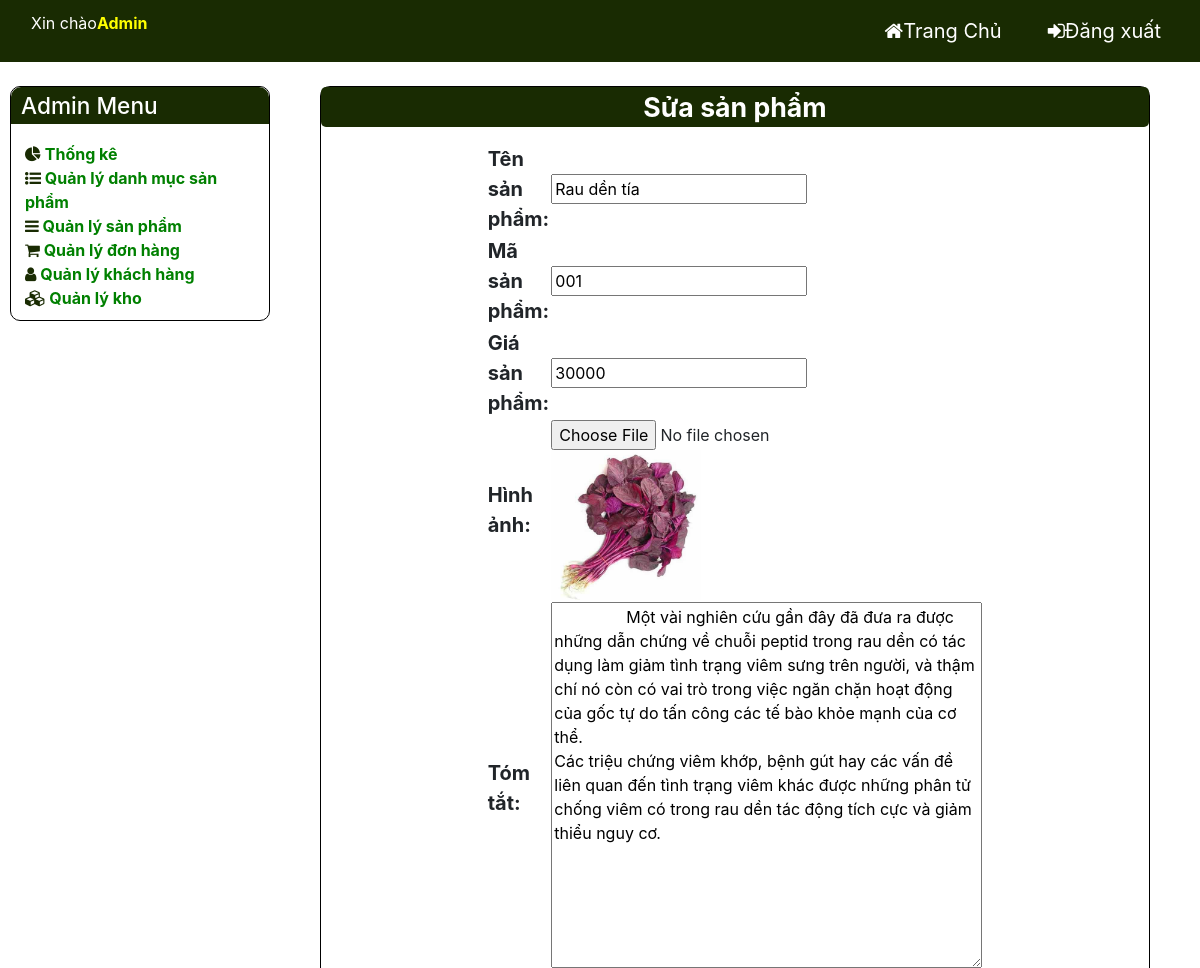
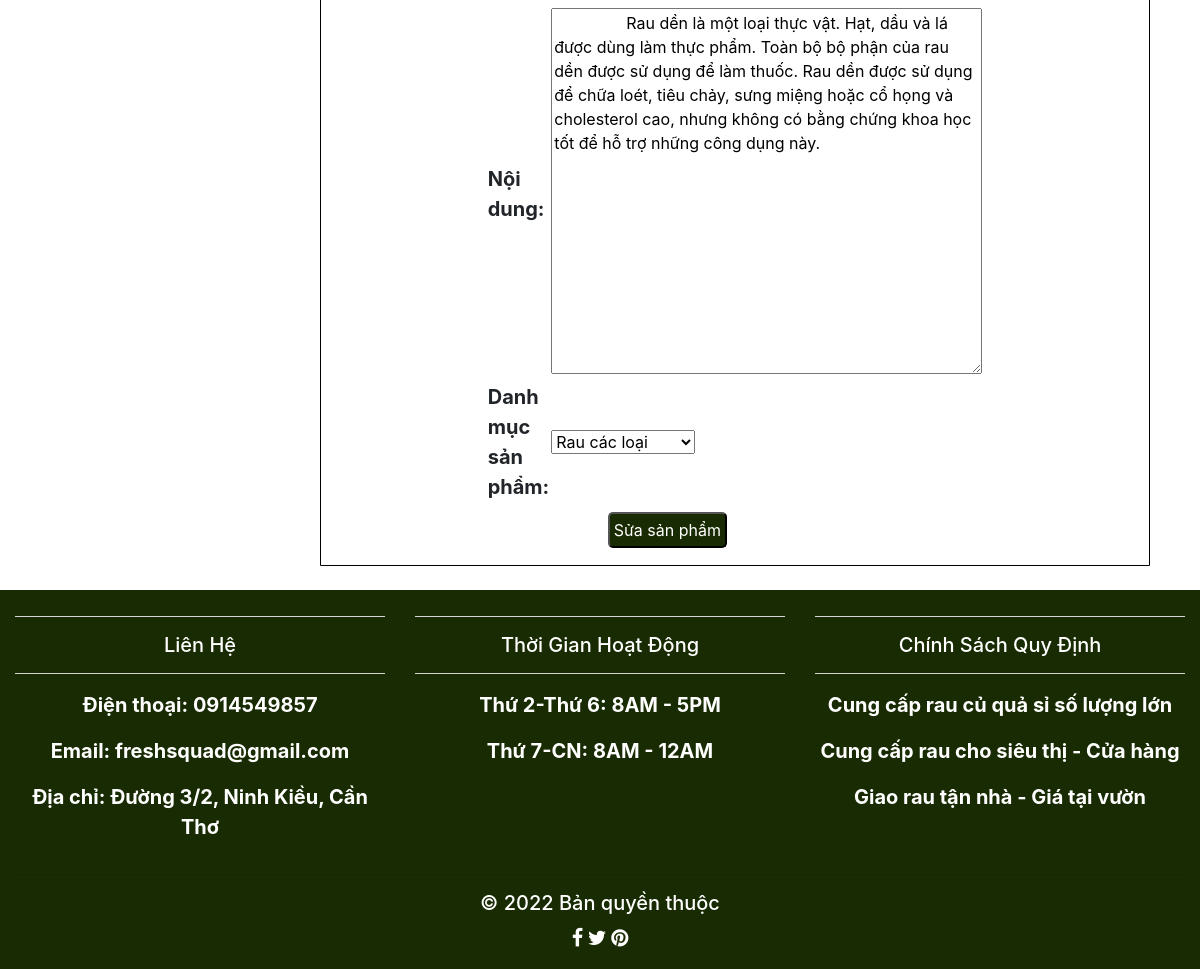
The page /web_mysqli/admincp/index.php?action=quanlysp&query=sua&idsanpham=1 (signed in) on the database its author committed (2 pictures, top to bottom).
### tables this page shows
CREATE TABLE `sanpham` (
  `Id_sanpham` int(4) NOT NULL,
  `tensanpham` varchar(250) NOT NULL,
  `masp` varchar(100) NOT NULL,
  `giasp` varchar(50) NOT NULL,
  `hinhanh` varchar(50) NOT NULL,
  `tomtat` text NOT NULL,
  `noidung` text NOT NULL,
  `Id_danhmuc` int(4) NOT NULL
);

### web_mysqli/admincp/modules/quanlysp/sua.php (the view, shortened to what this page needs)
<?php
$sql_sua_sp = "SELECT * FROM sanpham WHERE Id_sanpham = '$_GET[idsanpham]' LIMIT 1 ";
$query_sua_sp =  mysqli_query($mysqli, $sql_sua_sp);
?>
<p class="tieude1">Sửa sản phẩm</p>
<table width="50%" style="border-collapse:collapse ;">
    <?php
    while ($row = mysqli_fetch_array($query_sua_sp)) {
    ?>
        <form action="modules/quanlysp/xuly.php?idsanpham=<?php echo $row['Id_sanpham'] ?>" method="POST" enctype="multipart/form-data">
            <tr>
                <td class="tieude2">Tên sản phẩm:</td>
                <td><input type="text" value="<?php echo $row['tensanpham'] ?>" name="tensanpham"></td>
            </tr>
            <tr>
                <td class="tieude2">Mã sản phẩm:</td>
                <td><input type="text" value="<?php echo $row['masp'] ?>" name="masp"></td>
            </tr>
            <tr>
                <td class="tieude2">Giá sản phẩm:</td>
                <td><input type="text" value="<?php echo $row['giasp'] ?>" name="giasp"></td>
            </tr>
            <tr>
                <td class="tieude2">Hình ảnh:</td>
                <td><input type="file" name="hinhanh">
                    <img src="modules/quanlysp/uploads/<?php echo $row['hinhanh'] ?>" style="width: 150px;">
                </td>
            </tr>
            <tr>
                <td class="tieude2">Tóm tắt:</td>
                <td><textarea name="tomtat" rows="15" cols="40"> <?php echo $row['tomtat'] ?> </textarea></td>
            </tr>
            <tr>
                <td class="tieude2">Nội dung:</td>
                <td><textarea name="noidung" rows="15" cols="40"> <?php echo $row['noidung'] ?> </textarea></td>
            </tr>
            <tr>
                <td class="tieude2">Danh mục sản phẩm:</td>
                <td>
                    <select name="danhmuc">
                        <?php
                        $sql_danhmuc = "SELECT * FROM danhmuc ORDER BY Id_danhmuc DESC";
                        $query_danhmuc = mysqli_query($mysqli, $sql_danhmuc);
                        while ($row_danhmuc = mysqli_fetch_array($query_danhmuc)) {
                            if ($row_danhmuc['Id_danhmuc'] == $row['Id_danhmuc']) {
                        ?>
                                <option selected value="<?php echo $row_danhmuc['Id_danhmuc'] ?>"> <?php echo $row_danhmuc['tendanhmuc'] ?> </option>
                            <?php
                            } else {
                            ?>
                                <option value="<?php echo $row_danhmuc['Id_danhmuc'] ?> "><?php echo $row_danhmuc['tendanhmuc'] ?> </option>
                        <?php
                            }
                        }
                        ?>
                    </select>
                </td>
            </tr>
            <tr>
            <tr>
                <td colspan="2"><input class="nutclick mt-2" style="margin-left: 120px;" type="submit" name="suasanpham" value="Sửa sản phẩm"></td>
            </tr>
        </form>
    <?php
    }
    ?>
</table>

### web_mysqli/admincp/modules/quanlysp/sua.php (style rules this page uses)
.tieude1 { font-size: 20pt; background-color: #192b02; color: white; text-align: center; border-radius: 5px; font-weight: bold; }
table { margin: auto; }
.tieude2 { font-size: 15pt; font-weight: bold; }
.nutclick { background-color:#192b02 ; color: white; border-radius:5px; padding: 4px; }

### rows shown on the page
sanpham: tensanpham "Rau dền tía", masp "001", giasp "30000", hinhanh (picture), tomtat "Một vài nghiên cứu gần đây đã đưa ra được những dẫn chứng về chuỗi peptid trong rau dền có tác dụng làm giảm tình trạng viêm sưng trên người, và thậm chí nó còn có vai trò trong việc ngăn chặn hoạt động của gốc tự do tấn công các tế bào khỏe mạnh của cơ thể. Các triệu chứng viêm khớp, bệnh gút hay các vấn đề liên quan đến tình trạng viêm khác được những phân tử chống viêm có trong rau dền tác động tích cực và giảm thiểu nguy cơ.", noidung "Rau dền là một loại thực vật. Hạt, dầu và lá được dùng làm thực phẩm. Toàn bộ bộ phận của rau dền được sử dụng để làm thuốc. Rau dền được sử dụng để chữa loét, tiêu chảy, sưng miệng hoặc cổ họng và cholesterol cao, nhưng không có bằng chứng khoa học tốt để hỗ trợ những công dụng này."

### other values the page prints
form field danhmuc "Rau các loại"
